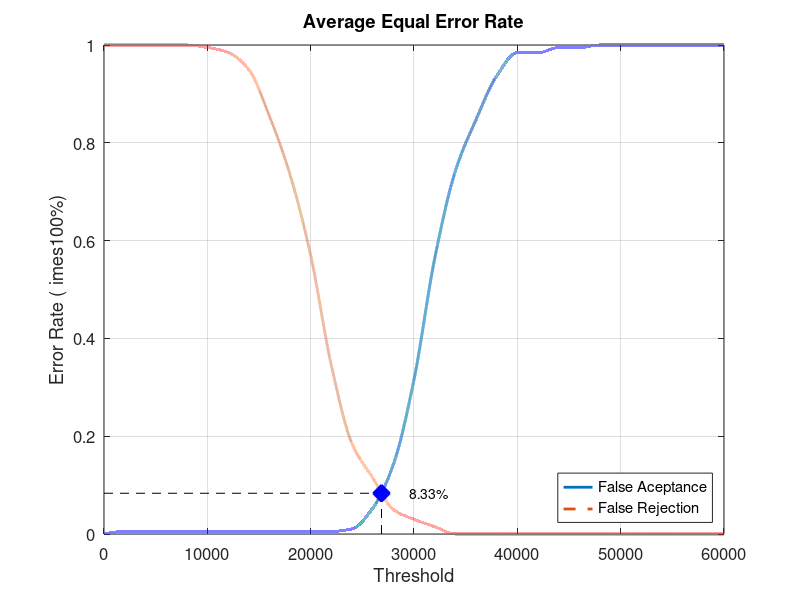
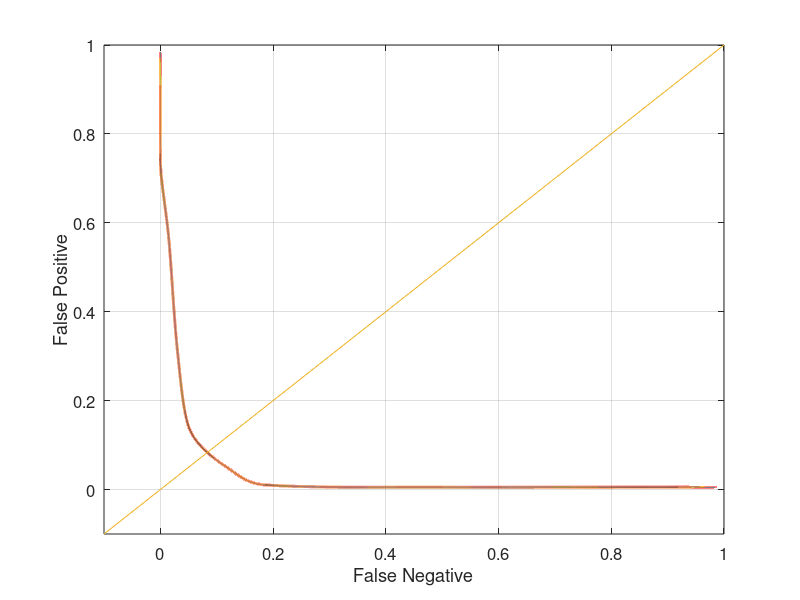

MATLAB code for these plots, in order:
close all;
clear;
clc;
x = 0:2000:60000;
xq = 0:0.5:60000;

y0 = [0 0.00526316 0.00526316 0.00526316 0.00526316 0.00526316 0.00526316 0.00526316 0.00526316 0.00526316 0.00526316 0.00526316 0.0105263 0.0526316 0.142105 0.315789 0.563158 0.742105 0.847368 0.936842 0.984211 0.984211 0.994737 0.994737 1 1 1 1 1 1 1]
yy0 = interp1(x, y0, xq, 'pchip');
y1 = [1 1 1 1 1 0.995 0.985 0.95 0.855 0.735 0.57 0.345 0.185 0.115 0.05 0.03 0.015 0 0 0 0 0 0 0 0 0 0 0 0 0 0]
yy1 = interp1(x, y1, xq, 'pchip');

% Calculating EER: 
y2 = abs(y0 - y1);
find(y2 == min(y2))
yy2 = abs(yy0 - yy1);
xEER = find(yy2 == min(yy2));
xEERIndex = xq(xEER) % X-axis EER
yEER = yy0(xEER) % Y-axis EER

main = figure
plot(xq, yy0,'-','LineWidth', 2);	hold on
plot(xq, yy1,'--','LineWidth', 2);	hold on
plot([xEERIndex xEERIndex], [0 yEER], 'k--');	hold on
plot([0 xEERIndex], [yEER yEER], 'k--');	hold on
plot(xEERIndex, yEER, 'bx', 'LineWidth', 10);	hold on
text(xEERIndex + 10 * xEERIndex / 100, yEER, [num2str(round((10000 * yEER)) / 100) '%'])
legend('False Aceptance', 'False Rejection', 'Location', 'SouthEast')
xlabel('Threshold')
ylabel('Error Rate (	imes100%)')
title('Average Equal Error Rate')
set(gca, 'FontSize', 12)
axis([0 60000 0 1])
grid on

print(main, 'Database1_1Main', '-dpng');
FNRxFPR = figure('Color', [1 1 1]);
plot(yy1, yy0, '-', yy1, yy0, 'LineWidth', 2);
hold on
y = -0.1:0.1:1
plot(y, y); 
set(gca, 'FontSize', 12)
xlabel('False Negative')
ylabel('False Positive')
axis([-0.1 1 -0.1 1])
set(gca, 'FontSize', 12)
grid on

print(FNRxFPR, 'Database1_1FNRxFPR','-dpng');
